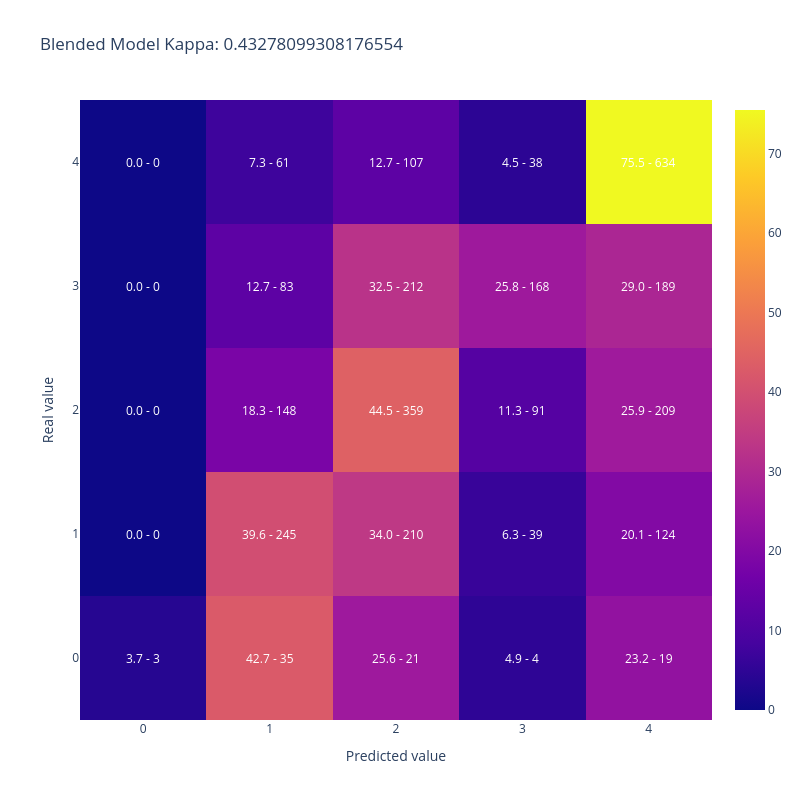

The notebook cell saved with this chart:
### Code cell
plot_confusion_matrix(merged_datasets['AdoptionSpeed'],
                      merged_datasets['blend_pred_score'].apply(np.argmax), 
                    title = 'Blended Model Kappa: ' + str(cohen_kappa_score(merged_datasets['AdoptionSpeed'],
                                                                   merged_datasets['blend_pred_score'].apply(np.argmax), 
                                                                    weights='quadratic')))

### Figure 1 — Plotly figure (JSON) as saved in the notebook; plotly's stock layout.template omitted (floating-point values rounded to 4 significant figures)
{"data": [{"type": "heatmap", "x": [0, 1, 2, 3, 4], "y": [0, 1, 2, 3, 4], "z": [[3.659, 42.68, 25.61, 4.878, 23.17], [0.0, 39.64, 33.98, 6.311, 20.06], [0.0, 18.34, 44.49, 11.28, 25.9], [0.0, 12.73, 32.52, 25.77, 28.99], [0.0, 7.262, 12.74, 4.524, 75.48]]}], "layout": {"annotations": [{"font": {"color": "white"}, "showarrow": false, "text": "3.7 - 3", "x": 0, "xref": "x", "y": 0, "yref": "y"}, {"font": {"color": "white"}, "showarrow": false, "text": "42.7 - 35", "x": 1, "xref": "x", "y": 0, "yref": "y"}, {"font": {"color": "white"}, "showarrow": false, "text": "25.6 - 21", "x": 2, "xref": "x", "y": 0, "yref": "y"}, {"font": {"color": "white"}, "showarrow": false, "text": "4.9 - 4", "x": 3, "xref": "x", "y": 0, "yref": "y"}, {"font": {"color": "white"}, "showarrow": false, "text": "23.2 - 19", "x": 4, "xref": "x", "y": 0, "yref": "y"}, {"font": {"color": "white"}, "showarrow": false, "text": "0.0 - 0", "x": 0, "xref": "x", "y": 1, "yref": "y"}, {"font": {"color": "white"}, "showarrow": false, "text": "39.6 - 245", "x": 1, "xref": "x", "y": 1, "yref": "y"}, {"font": {"color": "white"}, "showarrow": false, "text": "34.0 - 210", "x": 2, "xref": "x", "y": 1, "yref": "y"}, {"font": {"color": "white"}, "showarrow": false, "text": "6.3 - 39", "x": 3, "xref": "x", "y": 1, "yref": "y"}, {"font": {"color": "white"}, "showarrow": false, "text": "20.1 - 124", "x": 4, "xref": "x", "y": 1, "yref": "y"}, {"font": {"color": "white"}, "showarrow": false, "text": "0.0 - 0", "x": 0, "xref": "x", "y": 2, "yref": "y"}, {"font": {"color": "white"}, "showarrow": false, "text": "18.3 - 148", "x": 1, "xref": "x", "y": 2, "yref": "y"}, {"font": {"color": "white"}, "showarrow": false, "text": "44.5 - 359", "x": 2, "xref": "x", "y": 2, "yref": "y"}, {"font": {"color": "white"}, "showarrow": false, "text": "11.3 - 91", "x": 3, "xref": "x", "y": 2, "yref": "y"}, {"font": {"color": "white"}, "showarrow": false, "text": "25.9 - 209", "x": 4, "xref": "x", "y": 2, "yref": "y"}, {"font": {"color": "white"}, "showarrow": false, "text": "0.0 - 0", "x": 0, "xref": "x", "y": 3, "yref": "y"}, {"font": {"color": "white"}, "showarrow": false, "text": "12.7 - 83", "x": 1, "xref": "x", "y": 3, "yref": "y"}, {"font": {"color": "white"}, "showarrow": false, "text": "32.5 - 212", "x": 2, "xref": "x", "y": 3, "yref": "y"}, {"font": {"color": "white"}, "showarrow": false, "text": "25.8 - 168", "x": 3, "xref": "x", "y": 3, "yref": "y"}, {"font": {"color": "white"}, "showarrow": false, "text": "29.0 - 189", "x": 4, "xref": "x", "y": 3, "yref": "y"}, {"font": {"color": "white"}, "showarrow": false, "text": "0.0 - 0", "x": 0, "xref": "x", "y": 4, "yref": "y"}, {"font": {"color": "white"}, "showarrow": false, "text": "7.3 - 61", "x": 1, "xref": "x", "y": 4, "yref": "y"}, {"font": {"color": "white"}, "showarrow": false, "text": "12.7 - 107", "x": 2, "xref": "x", "y": 4, "yref": "y"}, {"font": {"color": "white"}, "showarrow": false, "text": "4.5 - 38", "x": 3, "xref": "x", "y": 4, "yref": "y"}, {"font": {"color": "white"}, "showarrow": false, "text": "75.5 - 634", "x": 4, "xref": "x", "y": 4, "yref": "y"}], "height": 800, "title": {"text": "Blended Model Kappa: 0.43278099308176554"}, "width": 800, "xaxis": {"title": {"text": "Predicted value"}}, "yaxis": {"title": {"text": "Real value"}}}}
